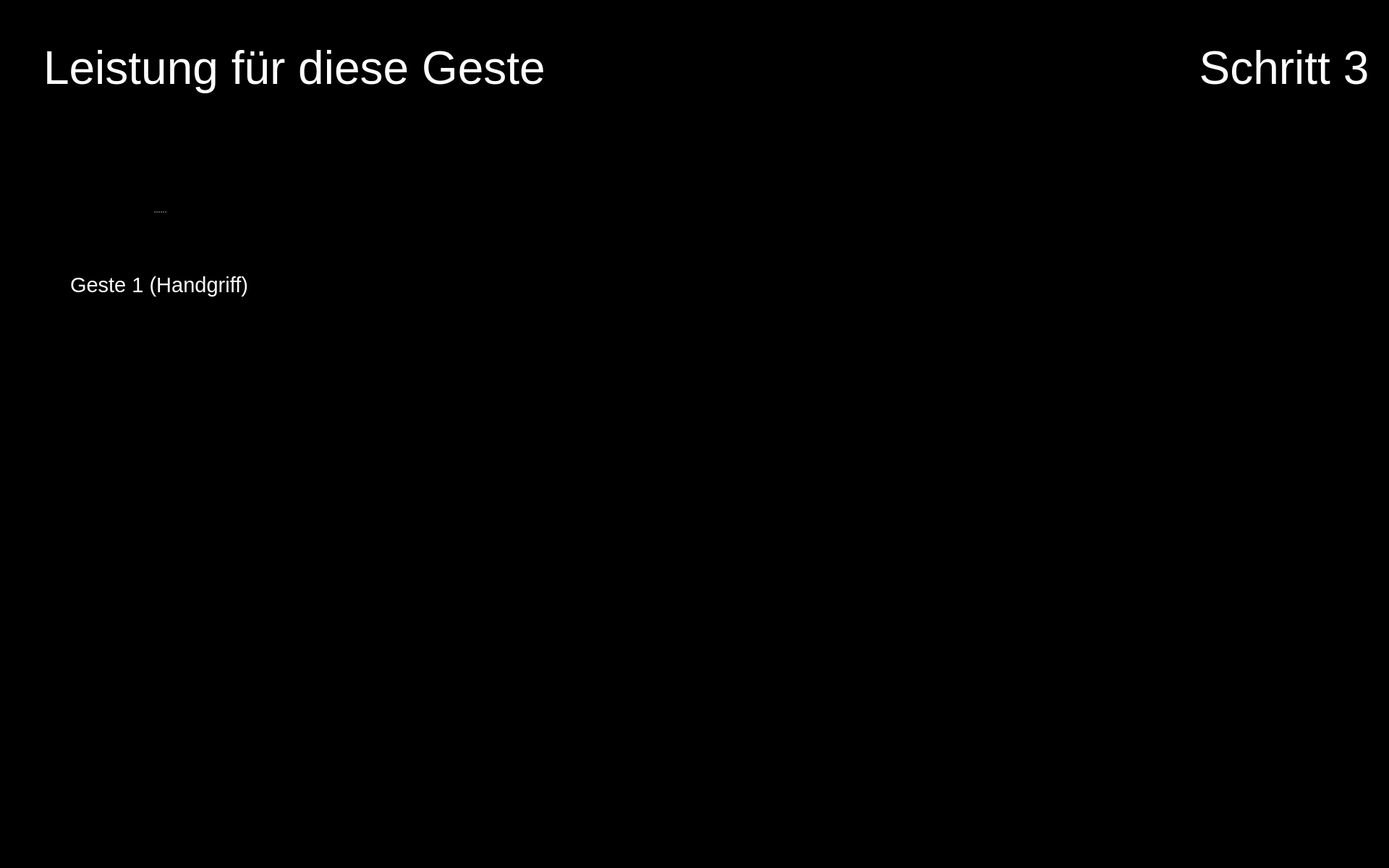
<?xml version="1.0" encoding="UTF-8"?>
<ui version="4.0">
 <class>Form</class>
 <widget class="QWidget" name="Form">
  <property name="geometry">
   <rect>
    <x>0</x>
    <y>0</y>
    <width>1920</width>
    <height>1200</height>
   </rect>
  </property>
  <property name="maximumSize">
   <size>
    <width>1920</width>
    <height>1200</height>
   </size>
  </property>
  <property name="windowTitle">
   <string>Form</string>
  </property>
  <property name="styleSheet">
   <string notr="true">background-color: rgb(0, 0, 0);</string>
  </property>
  <widget class="QPushButton" name="button_nav_left">
   <property name="enabled">
    <bool>true</bool>
   </property>
   <property name="geometry">
    <rect>
     <x>800</x>
     <y>560</y>
     <width>150</width>
     <height>150</height>
    </rect>
   </property>
   <property name="minimumSize">
    <size>
     <width>81</width>
     <height>81</height>
    </size>
   </property>
   <property name="maximumSize">
    <size>
     <width>150</width>
     <height>150</height>
    </size>
   </property>
   <property name="cursor">
    <cursorShape>OpenHandCursor</cursorShape>
   </property>
   <property name="focusPolicy">
    <enum>Qt::WheelFocus</enum>
   </property>
   <property name="contextMenuPolicy">
    <enum>Qt::DefaultContextMenu</enum>
   </property>
   <property name="layoutDirection">
    <enum>Qt::LeftToRight</enum>
   </property>
   <property name="autoFillBackground">
    <bool>false</bool>
   </property>
   <property name="styleSheet">
    <string notr="true"/>
   </property>
   <property name="icon">
    <iconset resource="resources/res.qrc">
     <normaloff>:/buttons/Button Left.svg</normaloff>:/buttons/Button Left.svg</iconset>
   </property>
   <property name="iconSize">
    <size>
     <width>144</width>
     <height>144</height>
    </size>
   </property>
   <property name="autoDefault">
    <bool>false</bool>
   </property>
   <property name="default">
    <bool>false</bool>
   </property>
   <property name="flat">
    <bool>true</bool>
   </property>
  </widget>
  <widget class="QPushButton" name="button_nav_right">
   <property name="enabled">
    <bool>true</bool>
   </property>
   <property name="geometry">
    <rect>
     <x>960</x>
     <y>560</y>
     <width>150</width>
     <height>150</height>
    </rect>
   </property>
   <property name="minimumSize">
    <size>
     <width>81</width>
     <height>81</height>
    </size>
   </property>
   <property name="maximumSize">
    <size>
     <width>150</width>
     <height>150</height>
    </size>
   </property>
   <property name="cursor">
    <cursorShape>OpenHandCursor</cursorShape>
   </property>
   <property name="focusPolicy">
    <enum>Qt::WheelFocus</enum>
   </property>
   <property name="contextMenuPolicy">
    <enum>Qt::DefaultContextMenu</enum>
   </property>
   <property name="layoutDirection">
    <enum>Qt::LeftToRight</enum>
   </property>
   <property name="autoFillBackground">
    <bool>false</bool>
   </property>
   <property name="styleSheet">
    <string notr="true"/>
   </property>
   <property name="icon">
    <iconset resource="resources/res.qrc">
     <normaloff>:/buttons/Button Right.svg</normaloff>:/buttons/Button Right.svg</iconset>
   </property>
   <property name="iconSize">
    <size>
     <width>144</width>
     <height>144</height>
    </size>
   </property>
   <property name="autoDefault">
    <bool>false</bool>
   </property>
   <property name="default">
    <bool>false</bool>
   </property>
   <property name="flat">
    <bool>true</bool>
   </property>
  </widget>
  <widget class="QPushButton" name="button_exit">
   <property name="enabled">
    <bool>true</bool>
   </property>
   <property name="geometry">
    <rect>
     <x>1760</x>
     <y>1040</y>
     <width>150</width>
     <height>150</height>
    </rect>
   </property>
   <property name="minimumSize">
    <size>
     <width>81</width>
     <height>81</height>
    </size>
   </property>
   <property name="maximumSize">
    <size>
     <width>150</width>
     <height>150</height>
    </size>
   </property>
   <property name="cursor">
    <cursorShape>OpenHandCursor</cursorShape>
   </property>
   <property name="focusPolicy">
    <enum>Qt::WheelFocus</enum>
   </property>
   <property name="contextMenuPolicy">
    <enum>Qt::DefaultContextMenu</enum>
   </property>
   <property name="icon">
    <iconset resource="resources/res.qrc">
     <normaloff>:/buttons/Button Exit.svg</normaloff>:/buttons/Button Exit.svg</iconset>
   </property>
   <property name="iconSize">
    <size>
     <width>144</width>
     <height>144</height>
    </size>
   </property>
   <property name="autoDefault">
    <bool>false</bool>
   </property>
   <property name="default">
    <bool>false</bool>
   </property>
   <property name="flat">
    <bool>true</bool>
   </property>
  </widget>
  <widget class="QLabel" name="icon_expert_1">
   <property name="enabled">
    <bool>true</bool>
   </property>
   <property name="geometry">
    <rect>
     <x>490</x>
     <y>220</y>
     <width>100</width>
     <height>100</height>
    </rect>
   </property>
   <property name="sizePolicy">
    <sizepolicy hsizetype="Preferred" vsizetype="Preferred">
     <horstretch>0</horstretch>
     <verstretch>0</verstretch>
    </sizepolicy>
   </property>
   <property name="maximumSize">
    <size>
     <width>100</width>
     <height>100</height>
    </size>
   </property>
   <property name="text">
    <string/>
   </property>
   <property name="pixmap">
    <pixmap resource="resources/res.qrc">:/img/Icon Expert.png</pixmap>
   </property>
   <property name="scaledContents">
    <bool>true</bool>
   </property>
  </widget>
  <widget class="QLabel" name="image_step">
   <property name="geometry">
    <rect>
     <x>1650</x>
     <y>170</y>
     <width>250</width>
     <height>250</height>
    </rect>
   </property>
   <property name="font">
    <font>
     <pointsize>48</pointsize>
    </font>
   </property>
   <property name="styleSheet">
    <string notr="true">color: rgb(255, 255, 255);</string>
   </property>
   <property name="text">
    <string/>
   </property>
   <property name="pixmap">
    <pixmap resource="resources/res.qrc">:/detected steps/Detected Step3 Button.png</pixmap>
   </property>
   <property name="alignment">
    <set>Qt::AlignCenter</set>
   </property>
   <property name="wordWrap">
    <bool>true</bool>
   </property>
  </widget>
  <widget class="QLabel" name="icon_reaction_1">
   <property name="enabled">
    <bool>true</bool>
   </property>
   <property name="geometry">
    <rect>
     <x>1400</x>
     <y>250</y>
     <width>200</width>
     <height>200</height>
    </rect>
   </property>
   <property name="sizePolicy">
    <sizepolicy hsizetype="Preferred" vsizetype="Preferred">
     <horstretch>0</horstretch>
     <verstretch>0</verstretch>
    </sizepolicy>
   </property>
   <property name="maximumSize">
    <size>
     <width>200</width>
     <height>200</height>
    </size>
   </property>
   <property name="text">
    <string/>
   </property>
   <property name="scaledContents">
    <bool>true</bool>
   </property>
  </widget>
  <widget class="QLabel" name="icon_newbie_1">
   <property name="enabled">
    <bool>true</bool>
   </property>
   <property name="geometry">
    <rect>
     <x>490</x>
     <y>380</y>
     <width>100</width>
     <height>100</height>
    </rect>
   </property>
   <property name="sizePolicy">
    <sizepolicy hsizetype="Preferred" vsizetype="Preferred">
     <horstretch>0</horstretch>
     <verstretch>0</verstretch>
    </sizepolicy>
   </property>
   <property name="maximumSize">
    <size>
     <width>100</width>
     <height>100</height>
    </size>
   </property>
   <property name="text">
    <string/>
   </property>
   <property name="pixmap">
    <pixmap resource="resources/res.qrc">:/img/Icon User.png</pixmap>
   </property>
   <property name="scaledContents">
    <bool>true</bool>
   </property>
  </widget>
  <widget class="QLabel" name="label_plot_1">
   <property name="geometry">
    <rect>
     <x>490</x>
     <y>180</y>
     <width>850</width>
     <height>340</height>
    </rect>
   </property>
   <property name="maximumSize">
    <size>
     <width>1200</width>
     <height>480</height>
    </size>
   </property>
   <property name="font">
    <font>
     <pointsize>48</pointsize>
    </font>
   </property>
   <property name="styleSheet">
    <string notr="true">color: rgb(255, 255, 255);</string>
   </property>
   <property name="text">
    <string/>
   </property>
   <property name="scaledContents">
    <bool>true</bool>
   </property>
  </widget>
  <widget class="QLabel" name="label_text_step">
   <property name="geometry">
    <rect>
     <x>1650</x>
     <y>20</y>
     <width>250</width>
     <height>150</height>
    </rect>
   </property>
   <property name="font">
    <font>
     <family>Arial</family>
     <pointsize>48</pointsize>
     <weight>9</weight>
     <italic>false</italic>
     <bold>false</bold>
    </font>
   </property>
   <property name="styleSheet">
    <string notr="true">font: 75 48pt &quot;Arial&quot;;
color: rgb(255, 255, 255);</string>
   </property>
   <property name="text">
    <string>Schritt 3</string>
   </property>
   <property name="textFormat">
    <enum>Qt::RichText</enum>
   </property>
   <property name="alignment">
    <set>Qt::AlignCenter</set>
   </property>
   <property name="wordWrap">
    <bool>true</bool>
   </property>
  </widget>
  <widget class="QSplitter" name="splitter_2">
   <property name="geometry">
    <rect>
     <x>60</x>
     <y>210</y>
     <width>320</width>
     <height>282</height>
    </rect>
   </property>
   <property name="orientation">
    <enum>Qt::Vertical</enum>
   </property>
   <widget class="QLabel" name="image_required_1">
    <property name="maximumSize">
     <size>
      <width>320</width>
      <height>240</height>
     </size>
    </property>
    <property name="text">
     <string/>
    </property>
    <property name="pixmap">
     <pixmap resource="resources/res.qrc">:/img/right_step3_gesture1.png</pixmap>
    </property>
    <property name="scaledContents">
     <bool>true</bool>
    </property>
   </widget>
   <widget class="QLabel" name="text_required_1">
    <property name="font">
     <font>
      <family>Arial</family>
      <pointsize>22</pointsize>
      <weight>9</weight>
      <italic>false</italic>
      <bold>false</bold>
     </font>
    </property>
    <property name="styleSheet">
     <string notr="true">font: 75 22pt &quot;Arial&quot;;
color: rgb(255, 255, 255);</string>
    </property>
    <property name="text">
     <string>Geste 1 (Handgriff)</string>
    </property>
    <property name="textFormat">
     <enum>Qt::PlainText</enum>
    </property>
    <property name="alignment">
     <set>Qt::AlignCenter</set>
    </property>
    <property name="wordWrap">
     <bool>true</bool>
    </property>
   </widget>
  </widget>
  <widget class="QLabel" name="label_trouble">
   <property name="geometry">
    <rect>
     <x>60</x>
     <y>20</y>
     <width>1280</width>
     <height>150</height>
    </rect>
   </property>
   <property name="font">
    <font>
     <family>Arial</family>
     <pointsize>48</pointsize>
     <weight>9</weight>
     <italic>false</italic>
     <bold>false</bold>
    </font>
   </property>
   <property name="styleSheet">
    <string notr="true">font: 75 48pt &quot;Arial&quot;;
color: rgb(255, 255, 255);</string>
   </property>
   <property name="text">
    <string>Leistung für diese Geste</string>
   </property>
   <property name="textFormat">
    <enum>Qt::RichText</enum>
   </property>
   <property name="alignment">
    <set>Qt::AlignLeading|Qt::AlignLeft|Qt::AlignVCenter</set>
   </property>
   <property name="wordWrap">
    <bool>true</bool>
   </property>
  </widget>
  <zorder>label_plot_1</zorder>
  <zorder>button_nav_left</zorder>
  <zorder>button_nav_right</zorder>
  <zorder>button_exit</zorder>
  <zorder>icon_expert_1</zorder>
  <zorder>image_step</zorder>
  <zorder>icon_reaction_1</zorder>
  <zorder>icon_newbie_1</zorder>
  <zorder>label_text_step</zorder>
  <zorder>splitter_2</zorder>
  <zorder>label_trouble</zorder>
 </widget>
 <resources>
  <include location="resources/res.qrc"/>
 </resources>
 <connections/>
</ui>
